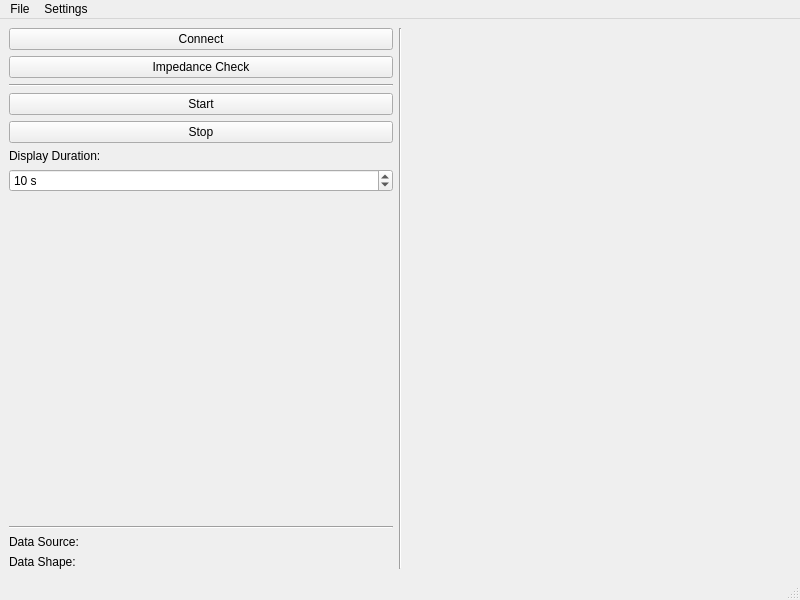
<?xml version="1.0" encoding="UTF-8"?>
<ui version="4.0">
 <class>MainWindow</class>
 <widget class="QMainWindow" name="MainWindow">
  <property name="geometry">
   <rect>
    <x>0</x>
    <y>0</y>
    <width>800</width>
    <height>600</height>
   </rect>
  </property>
  <property name="windowTitle">
   <string>EEG PyQt App</string>
  </property>
  <widget class="QWidget" name="centralwidget">
   <layout class="QHBoxLayout" name="horizontalLayout">
    <item>
     <layout class="QVBoxLayout" name="sidebarLayout">
      <item>
       <widget class="QPushButton" name="pushButton">
        <property name="text">
         <string>Connect</string>
        </property>
       </widget>
      </item>
      <item>
       <widget class="QPushButton" name="pushButton_4">
        <property name="text">
         <string>Impedance Check</string>
        </property>
       </widget>
      </item>
      <item>
       <widget class="Line" name="line">
        <property name="orientation">
         <enum>Qt::Horizontal</enum>
        </property>
       </widget>
      </item>
      <item>
       <widget class="QPushButton" name="pushButton_2">
        <property name="text">
         <string>Start</string>
        </property>
       </widget>
      </item>
      <item>
       <widget class="QPushButton" name="pushButton_3">
        <property name="text">
         <string>Stop</string>
        </property>
       </widget>
      </item>
      <item>
       <widget class="QLabel" name="durationLabel">
        <property name="text">
         <string>Display Duration:</string>
        </property>
       </widget>
      </item>
      <item>
       <widget class="QSpinBox" name="durationSpinBox">
        <property name="suffix">
         <string> s</string>
        </property>
        <property name="minimum">
         <number>1</number>
        </property>
        <property name="maximum">
         <number>60</number>
        </property>
        <property name="value">
         <number>10</number>
        </property>
       </widget>
      </item>
      <item>
       <spacer name="verticalSpacer">
        <property name="orientation">
         <enum>Qt::Vertical</enum>
        </property>
        <property name="sizeType">
         <enum>QSizePolicy::Expanding</enum>
        </property>
        <property name="sizeHint" stdset="0">
         <size>
          <width>20</width>
          <height>40</height>
         </size>
        </property>
       </spacer>
      </item>
      <item>
       <widget class="Line" name="line_2">
        <property name="orientation">
         <enum>Qt::Horizontal</enum>
        </property>
       </widget>
      </item>
      <item>
       <widget class="QLabel" name="fileNameLabel">
        <property name="text">
         <string>Data Source: </string>
        </property>
       </widget>
      </item>
      <item>
       <widget class="QLabel" name="dataShapeLabel">
        <property name="text">
         <string>Data Shape: </string>
        </property>
       </widget>
      </item>
     </layout>
    </item>
    <item>
     <widget class="Line" name="line_3">
      <property name="orientation">
       <enum>Qt::Vertical</enum>
      </property>
     </widget>
    </item>
    <item>
     <layout class="QVBoxLayout" name="plotLayout">
      <item>
       <widget class="PlotWidget" name="plotWidget" native="true">
        <property name="enabled">
         <bool>true</bool>
        </property>
       </widget>
      </item>
     </layout>
    </item>
   </layout>
  </widget>
  <widget class="QStatusBar" name="statusbar"/>
  <widget class="QMenuBar" name="menubar">
   <property name="geometry">
    <rect>
     <x>0</x>
     <y>0</y>
     <width>800</width>
     <height>21</height>
    </rect>
   </property>
   <widget class="QMenu" name="menuFile">
    <property name="title">
     <string>File</string>
    </property>
    <addaction name="actionOpenFile"/>
   </widget>
   <widget class="QMenu" name="menuSettings">
    <property name="title">
     <string>Settings</string>
    </property>
    <addaction name="actionSettings"/>
   </widget>
   <addaction name="menuFile"/>
   <addaction name="menuSettings"/>
  </widget>
  <action name="actionOpenFile">
   <property name="text">
    <string>Open File</string>
   </property>
  </action>
  <action name="actionSettings">
   <property name="text">
    <string>Settings</string>
   </property>
  </action>
  <action name="actionConnect">
   <property name="text">
    <string>Connect</string>
   </property>
  </action>
  <action name="actionStart">
   <property name="text">
    <string>Start</string>
   </property>
  </action>
  <action name="actionStop">
   <property name="text">
    <string>Stop</string>
   </property>
  </action>
 </widget>
 <customwidgets>
  <customwidget>
   <class>PlotWidget</class>
   <extends>QWidget</extends>
   <header>pyqtgraph</header>
  </customwidget>
 </customwidgets>
 <resources/>
 <connections/>
</ui>
